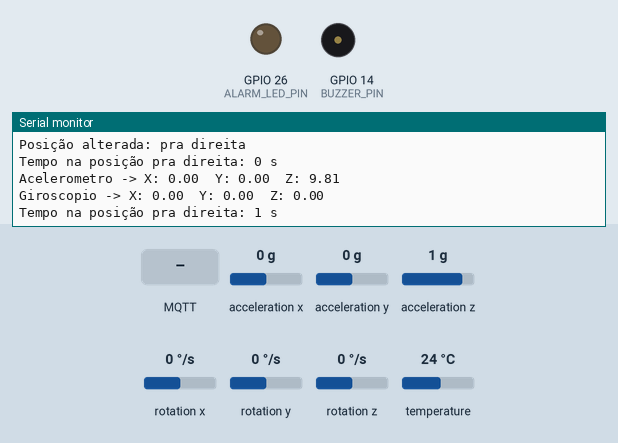
The sketch below on a simulated ESP32. Parts: output pins drawn as LEDs (lit = HIGH), buzzer (waves = sounding, pin HIGH), the last lines printed to the serial monitor. The test bench sets the inputs (shaded band); at power-on: acceleration x 0 g, acceleration z 1 g, acceleration y 0 g, rotation x 0 °/s, rotation y 0 °/s, rotation z 0 °/s, temperature 24 °C. WiFi joins after 1.5 s; servers stay silent unless stated; random numbers use the default seed unless the sketch sets one; no MQTT or app messages arrive unless stated.

Above: at 2.8 s.
2.9 s: acceleration x set to -1.4 g
At 4.5 s:
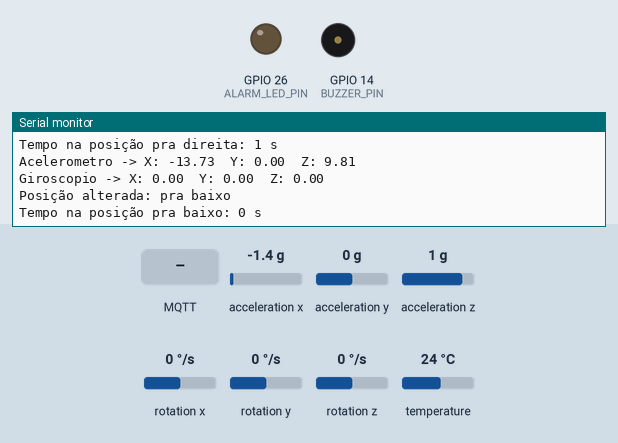
5.1 s: MQTT message "1" arrives on the first subscribed topic
7.1 s: acceleration z set to -1.4 g
At 8.5 s:
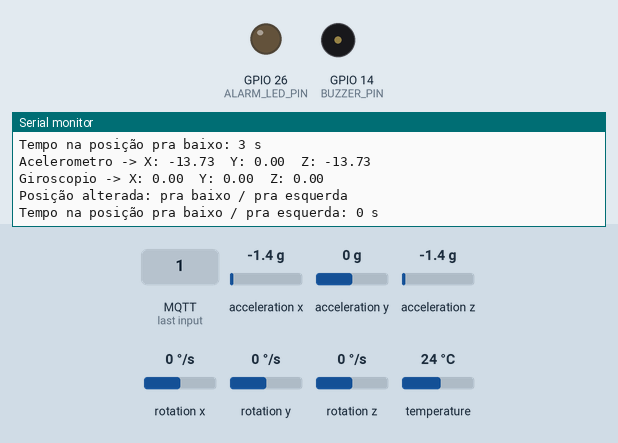

The sketch:

perna.ino
```cpp
#include <WiFi.h>
#include <WiFiClientSecure.h>
#include <PubSubClient.h>
#include <Wire.h>
#include <Adafruit_MPU6050.h>
#include <Adafruit_Sensor.h>
#include <math.h>      // Para sqrt e pow
#include <ArduinoJson.h> // Biblioteca para parse de JSON

// Configurações do WiFi
const char* ssid = "Starlink_CIT";
const char* password = "Ufrr@2024Cit";

// Configurações do MQTT para HiveMQ
const char* mqtt_server = "07356c1b41e34d65a6152a202151c24d.s1.eu.hivemq.cloud";
const uint16_t mqtt_port = 8883;
const char* mqtt_username = "hivemq.webclient.1740079881529";
const char* mqtt_password = "h45de%Pb.6O8aBQo>JC!";

// Defina os tópicos:
// - MQTT_PUBLISH_TOPIC: tópico onde este dispositivo publica seus dados.
// - MQTT_SUBSCRIBE_TOPIC: tópico do outro dispositivo, onde ele publica seus dados.
#define MQTT_PUBLISH_TOPIC    "paciente/perna"  // Este dispositivo
#define MQTT_SUBSCRIBE_TOPIC  "paciente/braco"  // Dispositivo remoto

// Inicializa os objetos WiFi e MQTT
WiFiClientSecure espClient;
PubSubClient client(espClient);

// Inicializa o sensor MPU6050
Adafruit_MPU6050 mpu;

// Definição dos pinos
#define ALARM_LED_PIN 26  // LED que indica alarme
#define BUZZER_PIN    14  // Buzzer para alarme

// Definindo os pinos I2C para o MPU6050: D33 para SDA e D32 para SCL
#define I2C_SDA 33
#define I2C_SCL 32

// Tempo para disparo do alarme: 7200000 ms = 2 horas (para testes, pode ser 20000 ms)
const unsigned long alarmDuration = 7200000;

// Intervalo de piscagem para LED e buzzer (em milissegundos)
const unsigned long blinkInterval = 500;

// Variáveis para controle da posição
unsigned long positionStartTime = 0;
String currentPosition = "indefinido";

// Variáveis para controle da piscagem
unsigned long lastBlinkTime = 0;
bool blinkState = false;

// Variáveis para controle do alarme remoto
bool remoteAlarmActive = false;
unsigned long lastRemoteMessageTime = 0;
const unsigned long remoteTimeout = 3000; // Se não receber mensagem em 3s, desativa alarme remoto

// --- Função para detectar a posição do paciente com base nos valores do acelerômetro ---
String detectPosition(float ax, float ay, float az) {
  // Define a tolerância (ajuste conforme necessário)
  float tol = 3.0;

  // Calcula a distância Euclidiana entre a leitura atual e cada referência:
  float dPraCima    = sqrt(pow(ax - 10.0, 2) + pow(ay - (-0.3), 2) + pow(az - (-0.5), 2));
  float dPraBaixo   = sqrt(pow(ax - (-9.5), 2) + pow(ay - (-0.4), 2) + pow(az - 1.5, 2));
  float dPraEsquerda= sqrt(pow(ax - (-0.5), 2) + pow(ay - (-0.3), 2) + pow(az - (-9.4), 2));
  float dPraDireita = sqrt(pow(ax - 1.2, 2) + pow(ay - (-0.2), 2) + pow(az - 10.3, 2));

  // Inicialmente, assume a posição "pra cima"
  float minDist = dPraCima;
  String pos = "pra cima";

  if (dPraDireita < minDist) {
    minDist = dPraDireita;
    pos = "pra direita";
  }
  if (dPraEsquerda < minDist) {
    minDist = dPraEsquerda;
    pos = "pra esquerda";
  }
  if (dPraBaixo < minDist) {
    minDist = dPraBaixo;
    pos = "pra baixo";
  }

  // Verifica se há uma posição secundária próxima para detectar diagonais (sem repetir a principal)
  String posSecundaria = "";
  if (pos != "pra cima" && fabs(dPraCima - minDist) < tol) posSecundaria = "pra cima";
  if (pos != "pra direita" && fabs(dPraDireita - minDist) < tol) posSecundaria = "pra direita";
  if (pos != "pra esquerda" && fabs(dPraEsquerda - minDist) < tol) posSecundaria = "pra esquerda";
  if (pos != "pra baixo" && fabs(dPraBaixo - minDist) < tol) posSecundaria = "pra baixo";

  // Retorna a posição primária e, se houver, a secundária (ordenadas para consistência)
  if (!posSecundaria.isEmpty()) {
    if (pos > posSecundaria) {
      return posSecundaria + " / " + pos;
    }
    return pos + " / " + posSecundaria;
  }
  return pos;
}

// --- Função de callback do MQTT ---
void mqttCallback(char* topic, byte* payload, unsigned int length) {
  Serial.print("Mensagem recebida no tópico: ");
  Serial.println(topic);

  // Converte o payload para string
  char message[256];
  if (length >= sizeof(message)) length = sizeof(message) - 1;
  memcpy(message, payload, length);
  message[length] = '\0';

  Serial.print("Payload: ");
  Serial.println(message);

  // Faz o parse do JSON recebido
  StaticJsonDocument<256> doc;
  DeserializationError error = deserializeJson(doc, message);
  if (error) {
    Serial.print("Falha ao parsear JSON: ");
    Serial.println(error.c_str());
    return;
  }

  // Obtém o tempo na posição enviado pelo outro dispositivo (em segundos)
  unsigned long remoteTime = doc["time_in_position"];

  // Se o tempo exceder o limite, ativa o alarme remoto
  if (remoteTime >= alarmDuration / 1000) {
    remoteAlarmActive = true;
    Serial.println("Alarme remoto ativo!");
  } else {
    remoteAlarmActive = false;
  }

  // Atualiza o tempo da última mensagem recebida do dispositivo remoto
  lastRemoteMessageTime = millis();
}

// --- Função para reconectar ao broker MQTT ---
void reconnect() {
  while (!client.connected()) {
    Serial.print("Conectando ao MQTT...");
    String clientId = "ESP32_";
    clientId += String(random(0xffff), HEX);
    if (client.connect(clientId.c_str(), mqtt_username, mqtt_password)) {
      Serial.println(" conectado!");
      // Ao conectar, inscreve-se no tópico do dispositivo remoto
      client.subscribe(MQTT_SUBSCRIBE_TOPIC);
      Serial.print("Inscrito no tópico remoto: ");
      Serial.println(MQTT_SUBSCRIBE_TOPIC);
    } else {
      Serial.print(" falhou, rc=");
      Serial.print(client.state());
      Serial.println(" tentando novamente em 5 segundos");
      delay(5000);
    }
  }
}

void setup() {
  Serial.begin(115200);
  delay(100);

  // Inicializa a comunicação I2C nos pinos definidos (D33 para SDA e D32 para SCL)
  Wire.begin(I2C_SDA, I2C_SCL);

  // Inicializa o MPU6050
  if (!mpu.begin()) {
    Serial.println("Falha ao inicializar o MPU6050!");
    while (1) delay(10);
  }
  Serial.println("Utilizando parâmetros fixos para detecção de posição.");

  // Configuração dos pinos de saída
  pinMode(ALARM_LED_PIN, OUTPUT);
  pinMode(BUZZER_PIN, OUTPUT);

  // Conecta à rede WiFi
  Serial.print("Conectando à rede WiFi: ");
  Serial.println(ssid);
  WiFi.begin(ssid, password);
  while (WiFi.status() != WL_CONNECTED) {
    delay(500);
    Serial.print(".");
  }
  Serial.println("");
  Serial.print("Conectado! IP: ");
  Serial.println(WiFi.localIP());

  // Configura o cliente seguro MQTT para aceitar certificados não verificados (para testes)
  espClient.setInsecure();
  client.setServer(mqtt_server, mqtt_port);
  // Define o callback para mensagens recebidas
  client.setCallback(mqttCallback);

  // Inicializa a contagem de tempo na posição
  positionStartTime = millis();
}

void loop() {
  if (!client.connected()) {
    reconnect();
  }
  client.loop();

  // Verifica se passou tempo demais sem receber dados do dispositivo remoto
  if (millis() - lastRemoteMessageTime > remoteTimeout) {
    remoteAlarmActive = false;
  }

  // Leitura dos sensores do MPU6050
  sensors_event_t accel, gyro, temp;
  mpu.getEvent(&accel, &gyro, &temp);

  // Valores do acelerômetro
  float ax = accel.acceleration.x;
  float ay = accel.acceleration.y;
  float az = accel.acceleration.z;

  // Debug: imprime os valores do acelerômetro e giroscópio
  Serial.print("Acelerometro -> X: ");
  Serial.print(ax, 2);
  Serial.print("  Y: ");
  Serial.print(ay, 2);
  Serial.print("  Z: ");
  Serial.println(az, 2);

  Serial.print("Giroscopio -> X: ");
  Serial.print(gyro.gyro.x, 2);
  Serial.print("  Y: ");
  Serial.print(gyro.gyro.y, 2);
  Serial.print("  Z: ");
  Serial.println(gyro.gyro.z, 2);

  // Detecta a posição com base nos parâmetros fixos
  String newPosition = detectPosition(ax, ay, az);

  // Se a posição mudar, reinicia a contagem e desliga eventuais alarmes
  if (newPosition != currentPosition) {
    currentPosition = newPosition;
    positionStartTime = millis();
    digitalWrite(ALARM_LED_PIN, LOW);
    digitalWrite(BUZZER_PIN, LOW);
    Serial.print("Posição alterada: ");
    Serial.println(currentPosition);
  }

  unsigned long timeInPosition = millis() - positionStartTime;
  Serial.print("Tempo na posição ");
  Serial.print(currentPosition);
  Serial.print(": ");
  Serial.print(timeInPosition / 1000);
  Serial.println(" s");

  // Condição para acionar o alarme:
  // Se o tempo local exceder o limite OU se o outro dispositivo sinalizou alarme.
  bool localAlarmActive = (currentPosition != "indefinido" && timeInPosition >= alarmDuration);
  if (localAlarmActive || remoteAlarmActive) {
    if (millis() - lastBlinkTime >= blinkInterval) {
      blinkState = !blinkState; // alterna o estado
      lastBlinkTime = millis();
    }
    digitalWrite(ALARM_LED_PIN, blinkState ? HIGH : LOW);
    digitalWrite(BUZZER_PIN, blinkState ? HIGH : LOW);
    Serial.println("ALERTA: Posição prolongada detectada! (Piscar)");
  } else {
    digitalWrite(ALARM_LED_PIN, LOW);
    digitalWrite(BUZZER_PIN, LOW);
  }

  // Monta a mensagem JSON para publicação, incluindo a posição, tempo e leituras dos sensores.
  char payload[256];
  snprintf(payload, sizeof(payload),
           "{\"position\":\"%s\",\"time_in_position\":%lu,\"ax\":%.2f,\"ay\":%.2f,\"az\":%.2f}",
           currentPosition.c_str(), timeInPosition / 1000, ax, ay, az);

  // Publica os dados no tópico deste dispositivo
  client.publish(MQTT_PUBLISH_TOPIC, payload);

  delay(1000); // Atualiza a cada 1 segundo
}
```

Measured:
- after the input at 2.9 s, the serial monitor: prints a new line after 0.78 s (image 1)
- after the input at 7.1 s, the serial monitor: prints a new line after 0.62 s (image 2)
